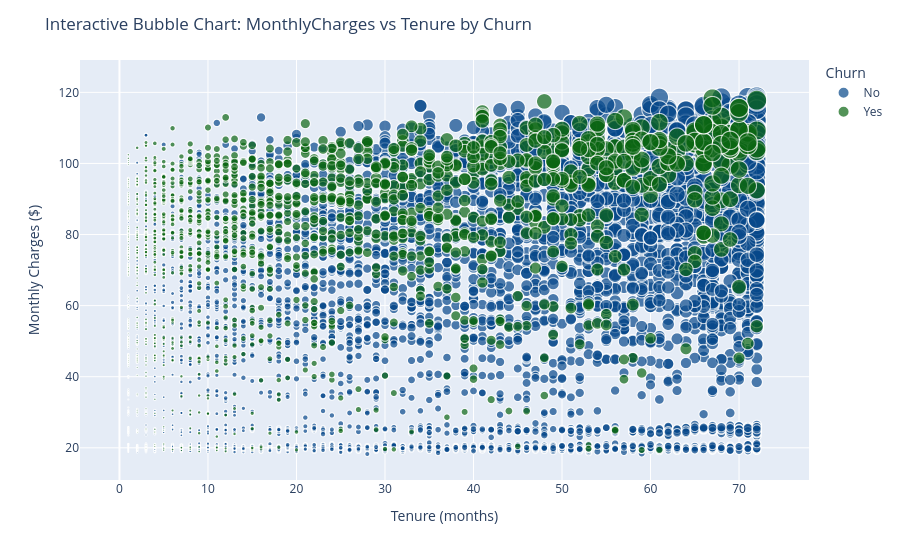

Notebook source saved alongside this figure:
### Markdown cell above
### 🌐 Interactive Bubble Chart: MonthlyCharges vs Tenure by Churn
- An interactive bubble chart visualizes the relationship between tenure and monthly charges, with bubble size representing total charges and color indicating churn status. Hover data includes contract type, payment method, and average charges per month, allowing detailed multi-dimensional exploration of customer segments.

### Code cell
fig = px.scatter(df,x='tenure',y='MonthlyCharges',size='TotalCharges',color='Churn',hover_data=['Contract','PaymentMethod','AvgChargesPerMonth'],color_discrete_map={'No':"#07488a",'Yes':"#0b6612"},opacity=0.7)

fig.update_layout(
    title='Interactive Bubble Chart: MonthlyCharges vs Tenure by Churn',
    xaxis_title='Tenure (months)',
    yaxis_title='Monthly Charges ($)',
    legend_title='Churn'
)

fig.show()

### Figure 1 — Plotly figure (JSON) as saved in the notebook; plotly's stock layout.template omitted (floating-point values rounded to 4 significant figures; data arrays with more than 128 entries replaced by an {"elided": "..."} marker saying what was removed)
{"data": [{"customdata": {"elided": "5174x3 mixed values"}, "hovertemplate": "Churn=No<br>tenure=%{x}<br>MonthlyCharges=%{y}<br>TotalCharges=%{marker.size}<br>Contract=%{customdata[0]}<br>PaymentMethod=%{customdata[1]}<br>AvgChargesPerMonth=%{customdata[2]}<extra></extra>", "legendgroup": "No", "marker": {"color": "#07488a", "opacity": 0.7, "size": {"elided": "5174 float values"}, "sizemode": "area", "sizeref": 21.71, "symbol": "circle"}, "mode": "markers", "name": "No", "showlegend": true, "type": "scattergl", "x": {"elided": "5174 int values"}, "xaxis": "x", "y": {"elided": "5174 float values"}, "yaxis": "y"}, {"customdata": {"elided": "1869x3 mixed values"}, "hovertemplate": "Churn=Yes<br>tenure=%{x}<br>MonthlyCharges=%{y}<br>TotalCharges=%{marker.size}<br>Contract=%{customdata[0]}<br>PaymentMethod=%{customdata[1]}<br>AvgChargesPerMonth=%{customdata[2]}<extra></extra>", "legendgroup": "Yes", "marker": {"color": "#0b6612", "opacity": 0.7, "size": {"elided": "1869 float values"}, "sizemode": "area", "sizeref": 21.71, "symbol": "circle"}, "mode": "markers", "name": "Yes", "showlegend": true, "type": "scattergl", "x": {"elided": "1869 int values"}, "xaxis": "x", "y": {"elided": "1869 float values"}, "yaxis": "y"}], "layout": {"legend": {"itemsizing": "constant", "title": {"text": "Churn"}, "tracegroupgap": 0}, "margin": {"t": 60}, "title": {"text": "Interactive Bubble Chart: MonthlyCharges vs Tenure by Churn"}, "xaxis": {"anchor": "y", "domain": [0, 1], "title": {"text": "Tenure (months)"}}, "yaxis": {"anchor": "x", "domain": [0, 1], "title": {"text": "Monthly Charges ($)"}}}}
